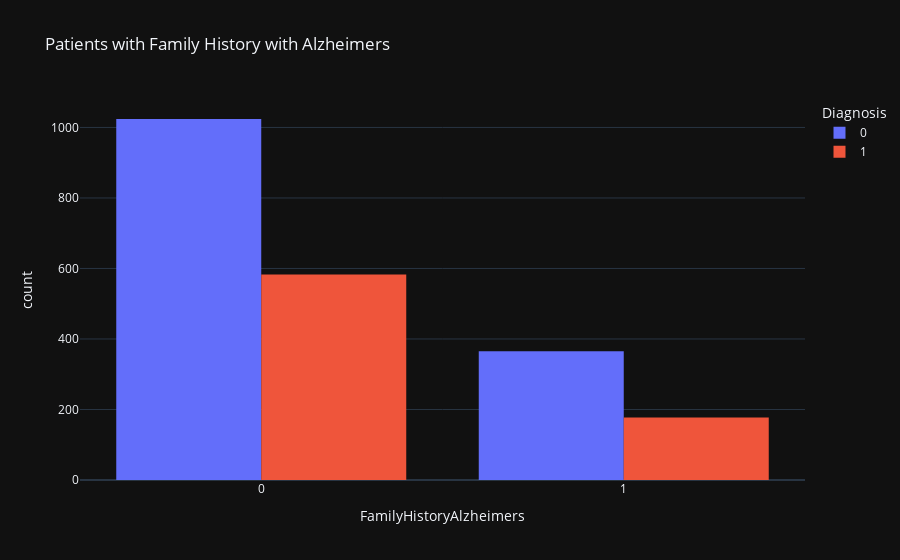

Notebook code cell kept with this figure:
### Markdown cell above
Medical History:
- FamilyHistoryAlzheimers: Family history of Alzheimer's Disease, where 0 indicates No and 1 indicates Yes.
- CardiovascularDisease: Presence of cardiovascular disease, where 0 indicates No and 1 indicates Yes.
- Diabetes: Presence of diabetes, where 0 indicates No and 1 indicates Yes.
- Depression: Presence of depression, where 0 indicates No and 1 indicates Yes.
- HeadInjury: History of head injury, where 0 indicates No and 1 indicates Yes.
- Hypertension: Presence of hypertension, where 0 indicates No and 1 indicates Yes

### Code cell
#patient with Family History with Alzheimers
fig6 = px.histogram(df, x='FamilyHistoryAlzheimers', color='Diagnosis', barmode='group',title='Patients with Family History with Alzheimers')
fig6.show()

### Figure 1 — Plotly figure (JSON) as saved in the notebook; plotly's stock layout.template omitted (floating-point values rounded to 4 significant figures; data arrays with more than 128 entries replaced by an {"elided": "..."} marker saying what was removed)
{"data": [{"alignmentgroup": "True", "bingroup": "x", "hovertemplate": "Diagnosis=0<br>FamilyHistoryAlzheimers=%{x}<br>count=%{y}<extra></extra>", "legendgroup": "0", "marker": {"color": "#636efa", "pattern": {"shape": ""}}, "name": "0", "offsetgroup": "0", "orientation": "v", "showlegend": true, "x": {"elided": "1389 int values"}, "xaxis": "x", "yaxis": "y", "type": "histogram"}, {"alignmentgroup": "True", "bingroup": "x", "hovertemplate": "Diagnosis=1<br>FamilyHistoryAlzheimers=%{x}<br>count=%{y}<extra></extra>", "legendgroup": "1", "marker": {"color": "#EF553B", "pattern": {"shape": ""}}, "name": "1", "offsetgroup": "1", "orientation": "v", "showlegend": true, "x": {"elided": "760 int values"}, "xaxis": "x", "yaxis": "y", "type": "histogram"}], "layout": {"xaxis": {"anchor": "y", "domain": [0.0, 1.0], "title": {"text": "FamilyHistoryAlzheimers"}}, "yaxis": {"anchor": "x", "domain": [0.0, 1.0], "title": {"text": "count"}}, "legend": {"title": {"text": "Diagnosis"}, "tracegroupgap": 0}, "title": {"text": "Patients with Family History with Alzheimers"}, "barmode": "group"}}
